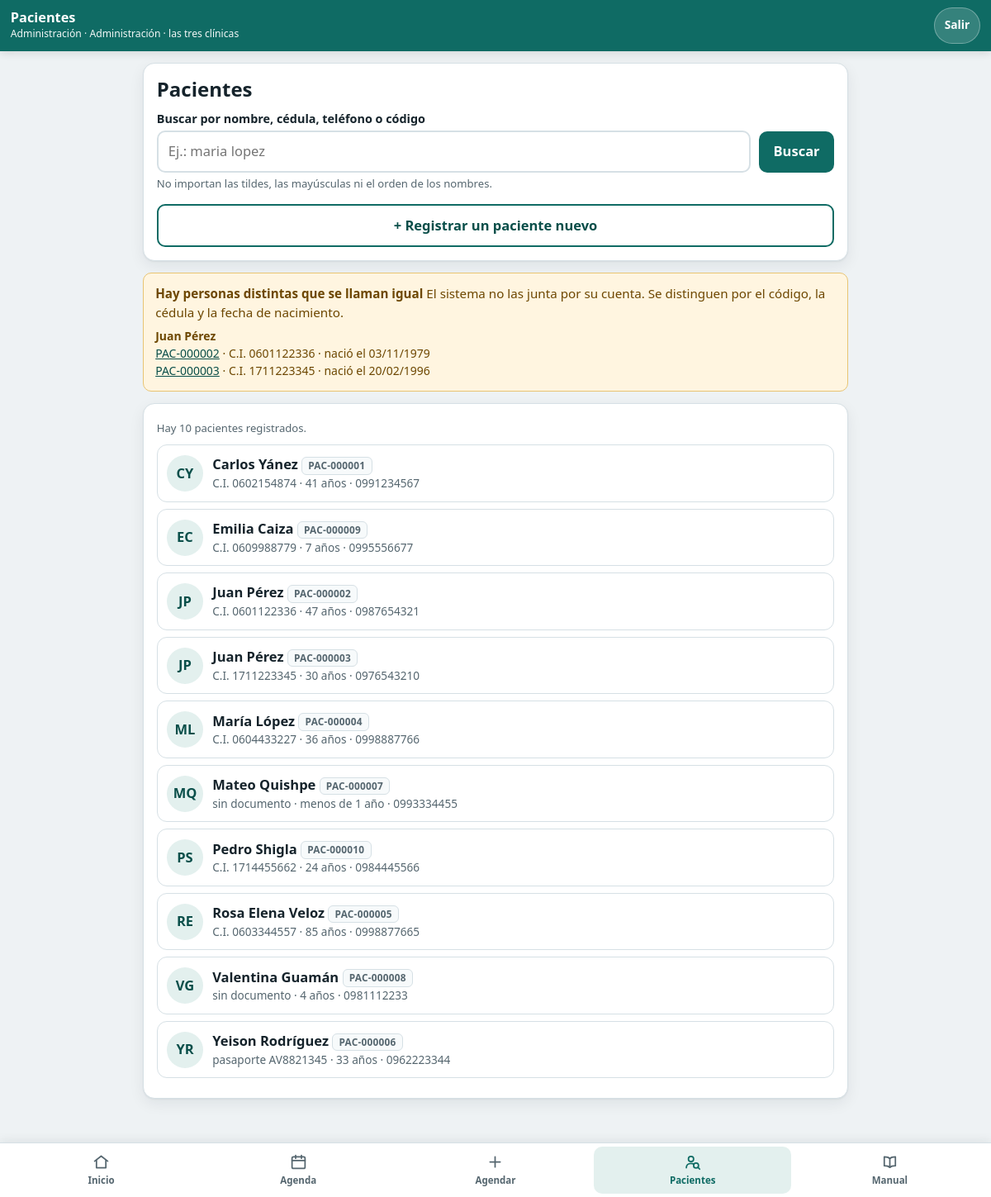
/clinagenda-citas-medicas/pacientes.php (signed in), run on the app's committed database.
### tables this page shows
CREATE TABLE usuarios (
  id INT AUTO_INCREMENT PRIMARY KEY,
  nombre VARCHAR(120) NOT NULL,
  usuario VARCHAR(40) NOT NULL UNIQUE,
  clave_hash VARCHAR(255) NOT NULL,
  rol ENUM('admin','doctora','recepcion') NOT NULL,
  clinica_id INT NULL,                     
  modo_simple TINYINT(1) NOT NULL DEFAULT 0,   
  activo TINYINT(1) NOT NULL DEFAULT 1,
  FOREIGN KEY (clinica_id) REFERENCES clinicas(id)
);

CREATE TABLE pacientes (
  id INT AUTO_INCREMENT PRIMARY KEY,
  tipo_documento ENUM('CEDULA','PASAPORTE','SIN_DOCUMENTO') NOT NULL,
  documento VARCHAR(20) NULL,              
  nombres   VARCHAR(120) NOT NULL,
  apellidos VARCHAR(120) NOT NULL,
  nombre_busqueda VARCHAR(250) NOT NULL,   
  fecha_nacimiento DATE NULL,
  telefono VARCHAR(20) NULL,
  correo   VARCHAR(120) NULL,
  representante VARCHAR(160) NULL,         
  representante_telefono VARCHAR(20) NULL,
  nota VARCHAR(255) NULL,
  activo TINYINT(1) NOT NULL DEFAULT 1,
  creado_en DATETIME NOT NULL DEFAULT CURRENT_TIMESTAMP,
   
   
  UNIQUE KEY uk_documento (tipo_documento, documento),
  KEY ix_busqueda (nombre_busqueda),
  KEY ix_telefono (telefono)
);

### clinagenda-citas-medicas/lib/auth.php (called while the page is built, shortened)
<?php
require_once __DIR__ . '/db.php';
require_once __DIR__ . '/validacion.php';
require_once __DIR__ . '/pacientes.php';
require_once __DIR__ . '/agenda.php';
require_once __DIR__ . '/plantilla.php';
function usuario_actual(): ?array
{
    static $cache = [];
    $id = (int)($_SESSION['uid'] ?? 0);
    if (!array_key_exists($id, $cache)) {
        $u = fila('SELECT * FROM usuarios WHERE id = ? AND activo = 1', [$id]);
        $cache[$id] = $u;
    }
    return $cache[$id];
}
function modo_simple(): bool
{
    return !empty(usuario_actual()['modo_simple']);
}
function permisos_de(string $rol): array
{
    $recepcion = ['ver_agenda', 'agendar', 'cancelar', 'marcar_estado',
                  'ver_pacientes', 'crear_paciente', 'editar_paciente'];
    $doctora   = array_merge($recepcion, ['ver_todas_las_clinicas', 'ver_motivo', 'ver_auditoria', 'respaldo']);
    $admin     = array_merge($doctora, ['gestionar_usuarios', 'gestionar_catalogos']);
    return ['recepcion' => $recepcion, 'doctora' => $doctora, 'admin' => $admin][$rol] ?? [];
}
function puede(string $accion): bool
{
    $u = usuario_actual();
    return $u !== null && in_array($accion, permisos_de($u['rol']), true);
}
function exigir_login(): void
{
    if (usuario_actual()) return;
}
function exigir(string $accion): void
{
    exigir_login();
    if (puede($accion)) return;
    ?>
    <?php
    exit;
}

### clinagenda-citas-medicas/lib/db.php (called while the page is built, shortened)
<?php
function config(): array
{
    static $c = null;
    if ($c === null) {
        $local = __DIR__ . '/../config/local.php';
        $c = require (is_file($local) ? $local : __DIR__ . '/../config/local.example.php');
    }
    return $c;
}
function db(): PDO
{
    static $pdo = null;
    if ($pdo) return $pdo;
    $c = config();
    $pdo = new PDO(
        "mysql:host={$c['host']};port={$c['puerto']};charset=utf8mb4",
        $c['usuario'],
        $c['clave'],
        [
            PDO::ATTR_ERRMODE            => PDO::ERRMODE_EXCEPTION,
            PDO::ATTR_DEFAULT_FETCH_MODE => PDO::FETCH_ASSOC,
            PDO::ATTR_EMULATE_PREPARES   => false,
        ]
    );
    $pdo->exec("SET time_zone = '-05:00'");
    require_once __DIR__ . '/instalador.php';
    instalar_si_hace_falta($pdo, $c['base']);
    $pdo->exec('USE `' . $c['base'] . '`');
    return $pdo;
}
function consulta(string $sql, array $parametros = []): PDOStatement
{
    $s = db()->prepare($sql);
    $s->execute($parametros);
    return $s;
}
function fila(string $sql, array $parametros = []): ?array
{
    $r = consulta($sql, $parametros)->fetch();
    return $r === false ? null : $r;
}
function filas(string $sql, array $parametros = []): array
{
    return consulta($sql, $parametros)->fetchAll();
}
function valor(string $sql, array $parametros = [])
{
    return consulta($sql, $parametros)->fetchColumn();
}

### clinagenda-citas-medicas/config/local.example.php (called while the page is built)
<?php
return [
    'host'    => '127.0.0.1',
    'puerto'  => 3306,
    'base'    => 'clinagenda',
    'usuario' => 'root',
    'clave'   => '',
];

### clinagenda-citas-medicas/lib/instalador.php (called while the page is built, shortened)
<?php
function instalar_si_hace_falta(PDO $pdo, string $base): void
{
    if (tabla_citas_existe($pdo, $base)) return;
    $pdo->query("SELECT GET_LOCK('clinagenda_instalar', 30)");
    try {
        if (tabla_citas_existe($pdo, $base)) return;
        $s = $pdo->prepare('SELECT COUNT(*) FROM information_schema.tables WHERE table_schema = ?');
        $s->execute([$base]);
        $pdo->exec("CREATE DATABASE IF NOT EXISTS `$base` CHARACTER SET utf8mb4 COLLATE utf8mb4_unicode_ci");
        $pdo->exec("USE `$base`");
        try {
            foreach (['01_esquema.sql', '02_datos_demo.sql'] as $archivo) {
                foreach (sentencias_sql((string)file_get_contents(__DIR__ . '/../sql/' . $archivo)) as $sentencia) {
                    $pdo->exec($sentencia);
                }
            }
        } catch (Throwable $e) {
            $pdo->exec("DROP DATABASE `$base`");
            throw $e;
        }
    } finally {
        $pdo->query("SELECT RELEASE_LOCK('clinagenda_instalar')");
    }
}
function tabla_citas_existe(PDO $pdo, string $base): bool
{
    $s = $pdo->prepare('SELECT COUNT(*) FROM information_schema.tables WHERE table_schema = ? AND table_name = ?');
    $s->execute([$base, 'citas']);
    return (int)$s->fetchColumn() > 0;
}
function sentencias_sql(string $sql): array
{
    $sinComentarios = (string)preg_replace('/^\s*--.*$/m', '', $sql);
    $partes = preg_split('/;\s*$/m', $sinComentarios) ?: [];
    return array_values(array_filter(array_map('trim', $partes),
        fn($s) => $s !== '' && !preg_match('/^(CREATE DATABASE|USE)\b/i', $s)));
}

### clinagenda-citas-medicas/lib/validacion.php (called while the page is built, shortened)
<?php
function limpiar_texto(?string $s, int $largo = 255): string
{
    $s = (string)preg_replace('/[\x00-\x1F\x7F]/u', ' ', (string)$s);
    $s = trim((string)preg_replace('/\s+/u', ' ', $s));
    return mb_substr($s, 0, $largo);
}
function h(?string $s): string
{
    return htmlspecialchars((string)$s, ENT_QUOTES | ENT_SUBSTITUTE, 'UTF-8');
}
function iniciales(string $nombre): string
{
    $partes = preg_split('/\s+/u', limpiar_texto($nombre)) ?: [];
    $partes = array_values(array_filter($partes,
        fn($p) => !preg_match('/^(dr|dra|lcda|lcdo|ing|sr|sra)\.?$/iu', $p)));
    $ini = '';
    foreach (array_slice($partes, 0, 2) as $p) $ini .= mb_substr($p, 0, 1, 'UTF-8');
    return mb_strtoupper($ini, 'UTF-8');
}
function fecha_corta(string $fecha): string
{
    $t = strtotime($fecha);
    return $t === false ? $fecha : date('d/m/Y', $t);
}

### clinagenda-citas-medicas/lib/pacientes.php (called while the page is built, shortened)
<?php
function codigo_paciente(int $id): string
{
    return sprintf('PAC-%06d', $id);
}
function nombre_paciente(array $p): string
{
    return limpiar_texto($p['nombres'] . ' ' . $p['apellidos']);
}
function documento_paciente(array $p): string
{
    return match ($p['tipo_documento']) {
        'SIN_DOCUMENTO' => 'sin documento',
        'PASAPORTE'     => 'pasaporte ' . $p['documento'],
        default         => 'C.I. ' . $p['documento'],
    };
}
function contacto_paciente(array $p): string
{
    return (string)($p['telefono'] ?: $p['representante_telefono'] ?: '');
}
function edad_paciente(array $p): ?int
{
    return (new DateTime($p['fecha_nacimiento']))->diff(new DateTime('today'))->y;
}
function edad_texto(array $p): string
{
    $e = edad_paciente($p);
    if ($e === 0) return 'menos de 1 año';
    return $e === 1 ? '1 año' : "$e años";
}
function pacientes_buscar(string $q, int $limite = 40): array
{
    $q = limpiar_texto($q, 80);
    $limite = max(1, min($limite, 200));
    if ($q === '') return filas("SELECT * FROM pacientes WHERE activo = 1 ORDER BY nombre_busqueda LIMIT $limite");
    $condiciones = [];
    $parametros  = [];
    $condiciones[] = 'documento LIKE ?';
    $parametros[]  = '%' . mb_strtoupper(str_replace(' ', '', $q)) . '%';
    return filas('SELECT * FROM pacientes WHERE activo = 1 AND (' . implode(' OR ', $condiciones) . ")
                  ORDER BY nombre_busqueda LIMIT $limite", $parametros);
}
function pacientes_contar(): int
{
    return (int)valor('SELECT COUNT(*) FROM pacientes WHERE activo = 1');
}
function nombres_repetidos(): array
{
    $grupos = [];
    foreach (filas('SELECT * FROM pacientes WHERE activo = 1 AND nombre_busqueda IN (
                      SELECT nombre_busqueda FROM pacientes WHERE activo = 1
                      GROUP BY nombre_busqueda HAVING COUNT(*) > 1)
                    ORDER BY nombre_busqueda, id') as $p) {
        $grupos[$p['nombre_busqueda']][] = $p;
    }
    return array_values($grupos);
}

### clinagenda-citas-medicas/pacientes.php (the view)
<?php
require __DIR__ . '/lib/auth.php';
exigir('ver_pacientes');
$q         = (string)($_GET['q'] ?? '');
$lista     = pacientes_buscar($q, 60);
$total     = pacientes_contar();
$repetidos = $q === '' ? nombres_repetidos() : [];
cabecera('Pacientes', modo_simple() ? ['volver' => 'inicio.php'] : []);
?>
<div class="tarjeta">
  <h1>Pacientes</h1>
  <form method="get" action="pacientes.php">
    <div class="campo">
      <label for="q">Buscar por nombre, cédula, teléfono o código</label>
      <div class="fila">
        <input class="crece" type="text" id="q" name="q" value="<?= h($q) ?>" placeholder="Ej.: maria lopez" autocomplete="off">
        <button class="btn" type="submit">Buscar</button>
      </div>
      <span class="ayuda-campo">No importan las tildes, las mayúsculas ni el orden de los nombres.</span>
    </div>
  </form>
  <?php if (puede('crear_paciente')): ?>
    <a class="btn sec ancho" href="paciente.php?nuevo=1">+ Registrar un paciente nuevo</a>
  <?php endif; ?>
</div>
<?php if ($repetidos && !modo_simple()): ?>
  <div class="aviso ojo">
    <strong>Hay personas distintas que se llaman igual</strong>
    El sistema no las junta por su cuenta. Se distinguen por el código, la cédula y la fecha de nacimiento.
    <?php foreach ($repetidos as $grupo): ?>
      <div class="grupo"><strong><?= h(nombre_paciente($grupo[0])) ?></strong>
        <?php foreach ($grupo as $p): ?>
          <div><a href="paciente.php?id=<?= (int)$p['id'] ?>"><?= h(codigo_paciente((int)$p['id'])) ?></a>
            · <?= h(documento_paciente($p)) ?> · nació el <?= h($p['fecha_nacimiento'] ? fecha_corta($p['fecha_nacimiento']) : 'sin dato') ?></div>
        <?php endforeach; ?>
      </div>
    <?php endforeach; ?>
  </div>
<?php endif; ?>
<div class="tarjeta">
  <p class="ayuda-campo"><?= $q === '' ? "Hay $total pacientes registrados." : count($lista) . ' resultado' . (count($lista) === 1 ? '' : 's') . " de $total pacientes." ?></p>
  <?php if (!$lista): ?>
    <div class="vacio">
      <?= icono('pacientes') ?>
      <p><strong>No se encontró a nadie con ese dato.</strong></p>
      <p>Revise cómo está escrito, o registre a la persona.</p>
    </div>
  <?php else: ?>
    <?php foreach ($lista as $p): ?>
      <a class="item" href="paciente.php?id=<?= (int)$p['id'] ?>">
        <span class="av"><?= h(iniciales(nombre_paciente($p))) ?></span>
        <span class="cuerpo">
          <span class="t"><?= h(nombre_paciente($p)) ?> <?= codigo_chip((int)$p['id']) ?></span>
          <span class="s"><?= h(documento_paciente($p)) ?><?= edad_texto($p) ? ' · ' . h(edad_texto($p)) : '' ?>
            · <?= h(contacto_paciente($p) ?: 'sin teléfono') ?></span>
        </span>
      </a>
    <?php endforeach; ?>
  <?php endif; ?>
</div>
<?php pie(['activo' => 'pacientes']); ?>

### clinagenda-citas-medicas/lib/plantilla.php (shortened to what this page needs)
<?php
function cabecera(string $titulo, array $op = []): void
{
    $u      = usuario_actual();
    $sinNav = $op['sin_nav'] ?? false;
    $lugar  = '';
    if ($u) {
        $lugar = $u['clinica_id'] ? (clinica((int)$u['clinica_id'])['nombre'] ?? '') : 'las tres clínicas';
        $lugar = NOMBRE_ROL[$u['rol']] . ' · ' . $lugar;
    }
    ?><!DOCTYPE html>
<html lang="es">
<head>
<link rel="stylesheet" href="assets/estilos.css">
</head>
<body class="<?= modo_simple() ? 'simple' : '' ?>">
<?php if ($u): ?>
<header class="barra">
  <div class="barra-tit">
    <strong><?= h($titulo) ?></strong>
    <small><?= h($u['nombre']) ?> · <?= h($lugar) ?></small>
  </div>
  <a class="btn-salir" href="salir.php">Salir</a>
</header>
<?php endif; ?>
<main class="<?= $sinNav ? 'sin-nav' : '' ?>">
<?php
}
function icono(string $nombre): string
{
    return '<svg viewBox="0 0 24 24" aria-hidden="true">' . (ICONOS[$nombre] ?? '') . '</svg>';
}
function pie(array $op = []): void
{
    $u      = usuario_actual();
    $sinNav = $op['sin_nav'] ?? false;
    $actual = $op['activo'] ?? '';
    $enlaces = modo_simple()
        ? ['inicio' => 'Inicio', 'manual' => 'Manual de uso']
        : ['inicio' => 'Inicio', 'agenda' => 'Agenda', 'agendar' => 'Agendar', 'pacientes' => 'Pacientes', 'manual' => 'Manual'];
    $iconoDe = ['agendar' => 'mas'];
    ?>
</main>
<?php if ($u && !$sinNav): ?>
<nav class="<?= modo_simple() ? 'nav-simple' : 'nav' ?> no-imprimir" aria-label="Secciones">
  <?php foreach ($enlaces as $pagina => $texto): ?>
    <a href="<?= $pagina ?>.php" <?= $actual === $pagina ? 'aria-current="page"' : '' ?>>
      <?= icono($iconoDe[$pagina] ?? $pagina) ?><span><?= h($texto) ?></span></a>
  <?php endforeach; ?>
</nav>
<?php endif; ?>
</body>
</html>
<?php
}
function codigo_chip(int $pacienteId): string
{
    return '<span class="codigo">' . h(codigo_paciente($pacienteId)) . '</span>';
}
    ?>

### data on the page
usuarios: nombre "Administración"
pacientes: nombre_paciente($grupo[0]) "Juan Pérez", id "PAC-000002", documento_paciente($p) "C.I. 0601122336", fecha_nacimiento "03/11/1979", iniciales(nombre_paciente($p)) "JP", nombre_paciente($p) "Juan Pérez", fecha_nacimiento "47 años", telefono "0987654321"
pacientes: id "PAC-000003", documento_paciente($p) "C.I. 1711223345", fecha_nacimiento "20/02/1996", iniciales(nombre_paciente($p)) "JP", nombre_paciente($p) "Juan Pérez", fecha_nacimiento "30 años", telefono "0976543210"
pacientes: iniciales(nombre_paciente($p)) "CY", nombre_paciente($p) "Carlos Yánez", id "PAC-000001", documento_paciente($p) "C.I. 0602154874", fecha_nacimiento "41 años", telefono "0991234567"
pacientes: iniciales(nombre_paciente($p)) "EC", nombre_paciente($p) "Emilia Caiza", id "PAC-000009", documento_paciente($p) "C.I. 0609988779", fecha_nacimiento "7 años", representante_telefono "0995556677"
pacientes: iniciales(nombre_paciente($p)) "ML", nombre_paciente($p) "María López", id "PAC-000004", documento_paciente($p) "C.I. 0604433227", fecha_nacimiento "36 años", telefono "0998887766"
pacientes: iniciales(nombre_paciente($p)) "MQ", nombre_paciente($p) "Mateo Quishpe", id "PAC-000007", tipo_documento "sin documento", fecha_nacimiento.modo_simple "menos de 1 año", representante_telefono "0993334455"
pacientes: iniciales(nombre_paciente($p)) "PS", nombre_paciente($p) "Pedro Shigla", id "PAC-000010", documento_paciente($p) "C.I. 1714455662", fecha_nacimiento "24 años", telefono "0984445566"
pacientes: iniciales(nombre_paciente($p)) "RE", nombre_paciente($p) "Rosa Elena Veloz", id "PAC-000005", documento_paciente($p) "C.I. 0603344557", fecha_nacimiento "85 años", representante_telefono "0998877665"
pacientes: iniciales(nombre_paciente($p)) "VG", nombre_paciente($p) "Valentina Guamán", id "PAC-000008", tipo_documento "sin documento", fecha_nacimiento "4 años", representante_telefono "0981112233"
pacientes: iniciales(nombre_paciente($p)) "YR", nombre_paciente($p) "Yeison Rodríguez", id "PAC-000006", documento_paciente($p) "pasaporte AV8821345", fecha_nacimiento "33 años", telefono "0962223344"

### other printed values
$titulo "Pacientes"
$lugar "Administración · las tres clínicas"
$total "10"
$texto "Inicio"
$texto "Agenda"
$texto "Agendar"
$texto "Pacientes"
$texto "Manual"
